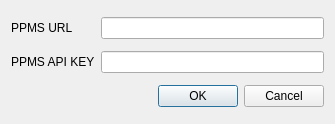
<?xml version="1.0" encoding="UTF-8"?>
<ui version="4.0">
 <class>Dialog</class>
 <widget class="QDialog" name="Dialog">
  <property name="geometry">
   <rect>
    <x>0</x>
    <y>0</y>
    <width>335</width>
    <height>124</height>
   </rect>
  </property>
  <property name="windowTitle">
   <string>PPMS Settings</string>
  </property>
  <layout class="QGridLayout" name="gridLayout">
   <item row="0" column="0">
    <widget class="QLabel" name="label">
     <property name="text">
      <string>PPMS URL</string>
     </property>
    </widget>
   </item>
   <item row="0" column="1">
    <widget class="QLineEdit" name="ppms_url">
     <property name="text">
      <string/>
     </property>
    </widget>
   </item>
   <item row="1" column="0">
    <widget class="QLabel" name="label_2">
     <property name="text">
      <string>PPMS API KEY</string>
     </property>
    </widget>
   </item>
   <item row="1" column="1">
    <widget class="QLineEdit" name="ppms_apikey">
     <property name="text">
      <string/>
     </property>
    </widget>
   </item>
   <item row="2" column="0" colspan="2">
    <layout class="QHBoxLayout" name="horizontalLayout_5">
     <item>
      <spacer name="horizontalSpacer">
       <property name="orientation">
        <enum>Qt::Horizontal</enum>
       </property>
       <property name="sizeHint" stdset="0">
        <size>
         <width>40</width>
         <height>20</height>
        </size>
       </property>
      </spacer>
     </item>
     <item>
      <widget class="QPushButton" name="ppms_ok">
       <property name="text">
        <string>OK</string>
       </property>
      </widget>
     </item>
     <item>
      <widget class="QPushButton" name="ppms_cancel">
       <property name="text">
        <string>Cancel</string>
       </property>
      </widget>
     </item>
    </layout>
   </item>
  </layout>
 </widget>
 <resources/>
 <connections/>
</ui>
